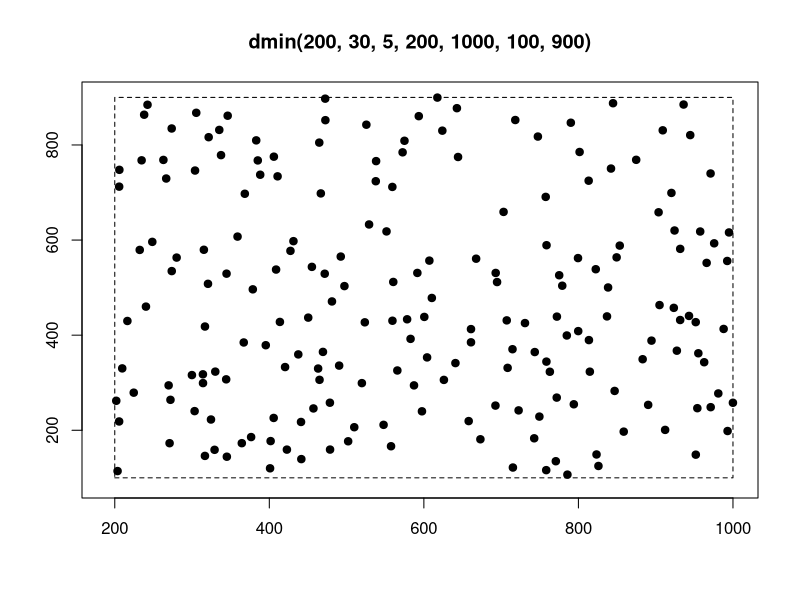
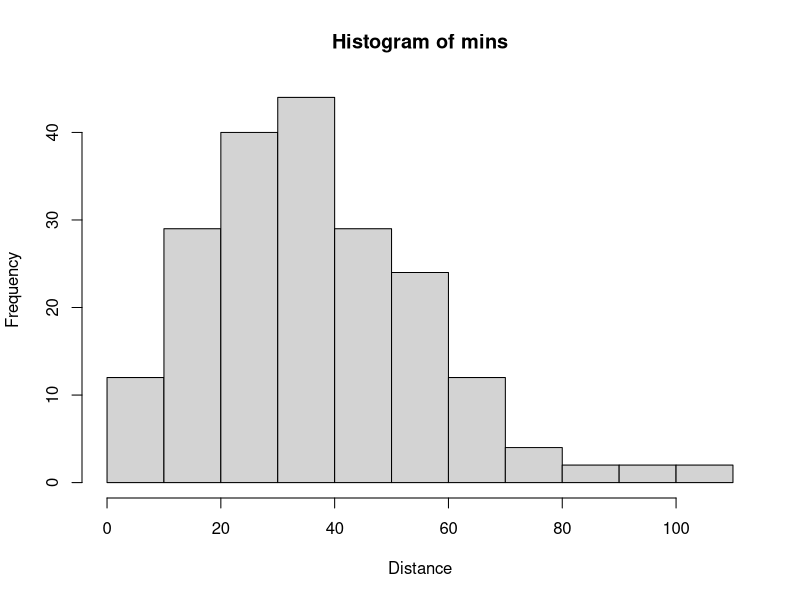
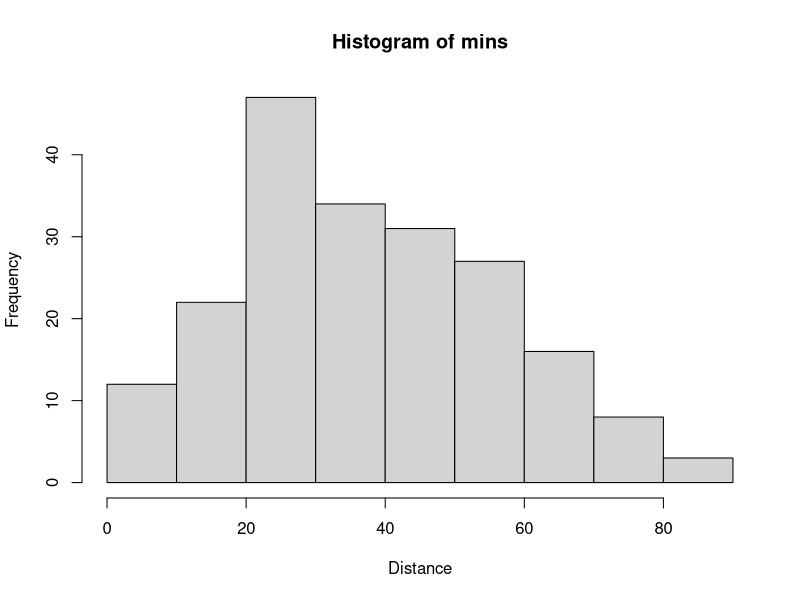
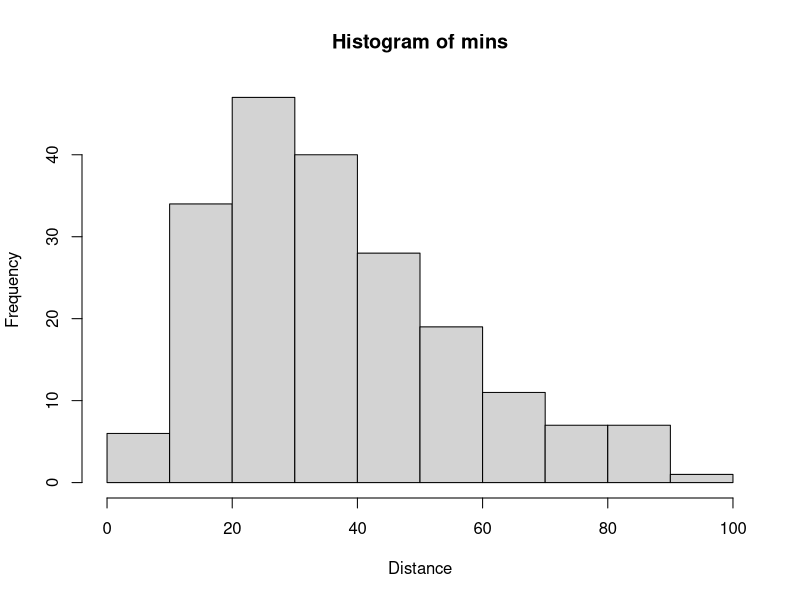
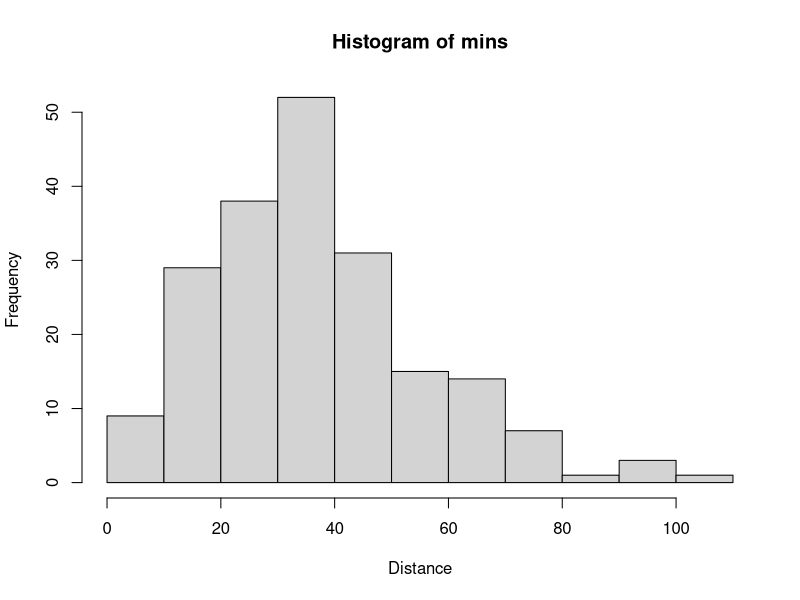
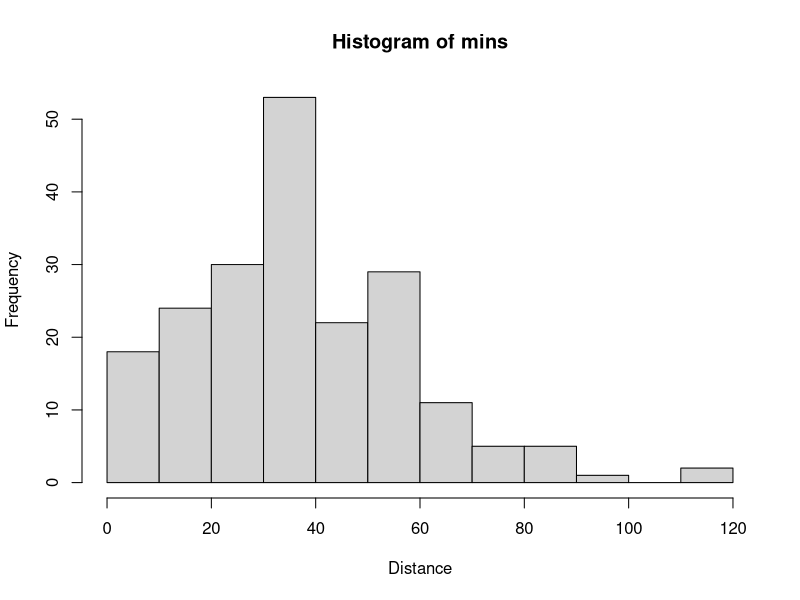
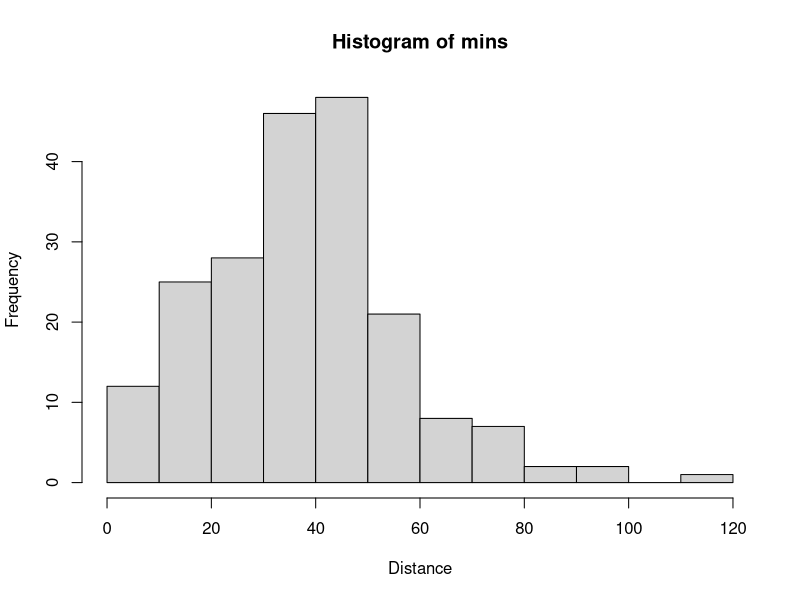
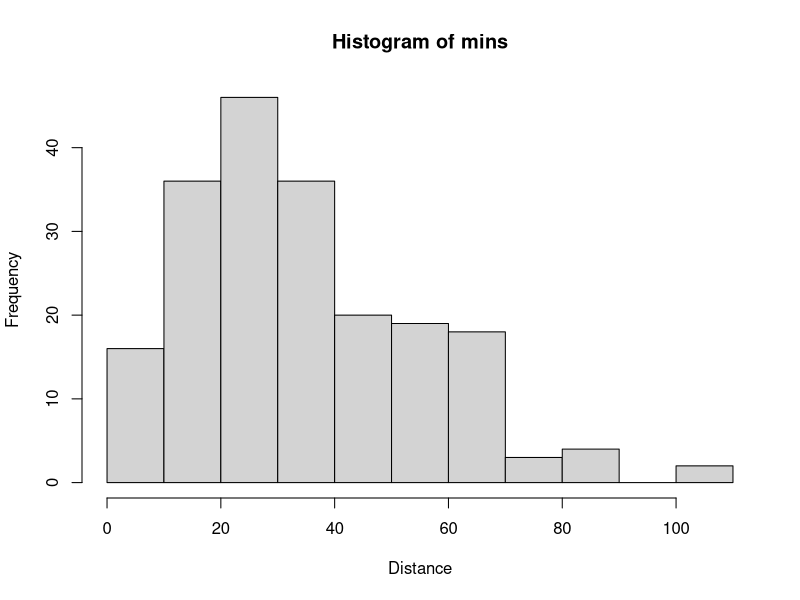

These charts were generated, in order, by the following R code: (Note: a time limit stopped this script after it produced the figures.)
rm(list=ls())

dmin2d <- function(n, m, s, xlo, xhi, ylo, yhi, plots=TRUE){
	## Models a spacial pattern according 
	## to the following parameters:
	##
	## n: number of points to simulate
	## m: mean of Normal distribution
	## s: s.d. of Normal distribution
	## xlo, xhi: possible range of X values.
	## ylo, yhi: possible range of Y values.
	## plots: bool for whether to create plots
	## (I added this so part II would run faster)

	## first point initialisation
	thegoodones <- c(runif(1, xlo, xhi),runif(1,ylo,yhi)) 

	while(length(thegoodones) < n * 2){
	  trialpoint <- c(runif(1, xlo, xhi),runif(1,ylo,yhi))
	  exclusionmin <- max(0, rnorm(1,m,s))
	  if(min(dist(rbind(thegoodones,trialpoint))) > exclusionmin)
	     {thegoodones <- rbind(thegoodones,trialpoint)}
	}

	if(plots==TRUE){
	plot(c(xlo-round(xlo*.05),xhi), c(ylo-round(xlo*.05), yhi), 
		type = "n", xlab="", ylab="",main=paste("dmin(",
		paste(n,m,s,xlo,xhi,ylo,yhi,sep=", "),")",sep=""))
	rect(xlo,ylo,xhi,yhi,lty=2)
	points(thegoodones[,1],thegoodones[,2],pch=19)
	  }

	rownames(thegoodones) <- NULL
	return(thegoodones)
	}

regind <- function(pointsdata,hist=TRUE){
	## Takes a dataframe of points and calculates
	## the regularity index.
	##
	## pointsdata: a two-column df of points

	mins <- NULL

	distmat <- as.matrix(dist(pointsdata))
	diag(distmat) <- Inf
	for(i in 1:dim(pointsdata)[1]){
	mins <- c(mins,min(distmat[,i]))
		}
		
	if(hist==TRUE){
		hist(mins,xlab="Distance")
		}
	return(mean(mins)/sd(mins))
}

# PART I
res <- dmin2d(200,30,5,200,1000,100,900)

# PART II

# square
theoretical <- replicate(1000,regind(dmin2d(200,0,0,0,1000,0,1000,FALSE)))
theoretical <- theoretical[rev(order(theoretical))]
theoretical[50]

# rectangle
theoreticalrect <- replicate(1000,regind(dmin2d(200,0,0,0,500,0,2000,FALSE)))
theoreticalrect <- theoreticalrect[rev(order(theoreticalrect))]
theoreticalrect[50]

# half points
theoreticalhalf <- replicate(1000,regind(dmin2d(100,0,0,0,1000,0,1000,FALSE)))
theoreticalhalf <- theoreticalhalf[rev(order(theoreticalhalf))]
theoreticalhalf[50]

theoreticalhalf2 <- replicate(1000,regind(dmin2d(50,0,0,0,1000,0,1000,FALSE)))
theoreticalhalf2 <- theoreticalhalf2[rev(order(theoreticalhalf2))]
theoreticalhalf2[50]

# more points
theoreticalmore <- replicate(1000,regind(dmin2d(3,0,0,0,1000,0,1000,FALSE)))
theoreticalmore <- theoreticalmore[rev(order(theoreticalmore))]
theoreticalmore[50]

# PART III

## load the real data
real <- read.table("spa3_real.dat")
plot(c(0,400), c(0,400), 
		type = "n", xlab="", ylab="",main="Real Data")
rect(0,0,400,400,lty=2)	
points(real[,1],real[,2],pch=19)

fitfinder <- function(m,s,real){
	## calculates u-score for a given set of m,s parameters.
	## n=238, xlo,ylo = 0, xhi,yhi = 400
	## real= real dataset
	uscore <- NULL
	ffsimulated <- replicate(99,regind(dmin2d(150,m,s,0,400,0,400,FALSE)))
	rri <- regind(real)
	ris <- c(rri,ffsimulated)
	
	for(i in 1:100){
		currentri <- ris[i]
		ristemp <- ris[-i]
		uscore[i] <- abs(currentri - sum(ristemp)/99)
	}
	return(uscore)
}
